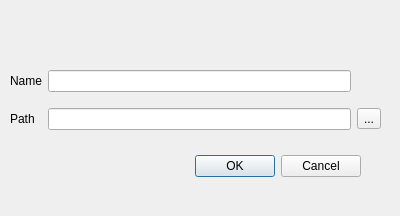
<?xml version="1.0" encoding="UTF-8"?>
<ui version="4.0">
 <class>dlg_project</class>
 <widget class="QDialog" name="dlg_project">
  <property name="geometry">
   <rect>
    <x>0</x>
    <y>0</y>
    <width>400</width>
    <height>216</height>
   </rect>
  </property>
  <property name="windowTitle">
   <string>Project</string>
  </property>
  <widget class="QDialogButtonBox" name="buttonBox">
   <property name="geometry">
    <rect>
     <x>20</x>
     <y>150</y>
     <width>341</width>
     <height>32</height>
    </rect>
   </property>
   <property name="orientation">
    <enum>Qt::Horizontal</enum>
   </property>
   <property name="standardButtons">
    <set>QDialogButtonBox::Cancel|QDialogButtonBox::Ok</set>
   </property>
  </widget>
  <widget class="QWidget" name="gridLayoutWidget">
   <property name="geometry">
    <rect>
     <x>10</x>
     <y>60</y>
     <width>371</width>
     <height>80</height>
    </rect>
   </property>
   <layout class="QGridLayout" name="gridLayout">
    <item row="0" column="0">
     <widget class="QLabel" name="label">
      <property name="text">
       <string>Name</string>
      </property>
     </widget>
    </item>
    <item row="1" column="1">
     <widget class="QLineEdit" name="lei_project_path"/>
    </item>
    <item row="0" column="1">
     <widget class="QLineEdit" name="lei_project_name"/>
    </item>
    <item row="1" column="0">
     <widget class="QLabel" name="label_2">
      <property name="text">
       <string>Path</string>
      </property>
     </widget>
    </item>
    <item row="1" column="2">
     <widget class="QToolButton" name="btn_prj_choose_folder">
      <property name="text">
       <string>...</string>
      </property>
     </widget>
    </item>
   </layout>
  </widget>
 </widget>
 <resources/>
 <connections>
  <connection>
   <sender>buttonBox</sender>
   <signal>accepted()</signal>
   <receiver>dlg_project</receiver>
   <slot>accept()</slot>
   <hints>
    <hint type="sourcelabel">
     <x>248</x>
     <y>254</y>
    </hint>
    <hint type="destinationlabel">
     <x>157</x>
     <y>274</y>
    </hint>
   </hints>
  </connection>
  <connection>
   <sender>buttonBox</sender>
   <signal>rejected()</signal>
   <receiver>dlg_project</receiver>
   <slot>reject()</slot>
   <hints>
    <hint type="sourcelabel">
     <x>316</x>
     <y>260</y>
    </hint>
    <hint type="destinationlabel">
     <x>286</x>
     <y>274</y>
    </hint>
   </hints>
  </connection>
 </connections>
</ui>
